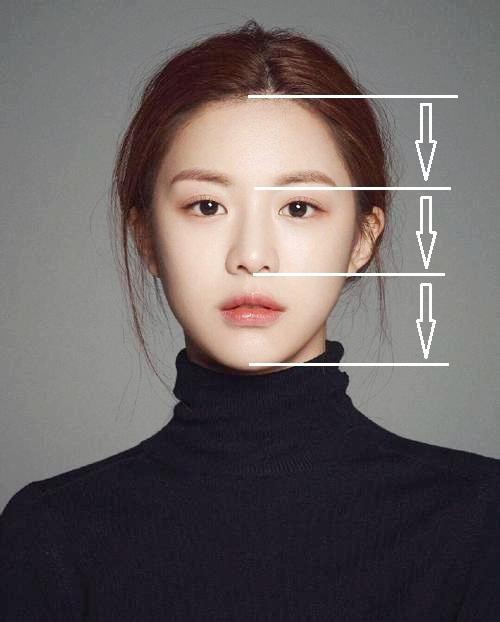
#> input picture similraity_transformation/face.png, 500 x 622 px
$ jupyter execute --allow-errors similarity.ipynb
#> lines starting #> are read from the running program, lines starting #| are printed output that depends on the picture; after the words box and inside, x2 and y2 are one past the last pixel; in counts of white or black regions, pixels touching at a corner belong together
[cell 1]
import numpy as np
import cv2
import matplotlib.pyplot as plt

[cell 2]
landmarks = np.array([
    [210.1, 207.2],
    [299.1, 207.3],
    [249.7, 264.41],
    [218.22, 310.11],
    [290.22, 311.01]], dtype = np.float32)

[cell 3]
nterface = cv2.imread("face.png")
#> nterface is the input picture: shape (622, 500, 3); mean B, G, R 98.5, 98.3, 105.9
#> (the rest of this cell did not finish here and is left out)

[cell 4]
x2 = np.array([[4, 4],
             [4, 4],
             [4, 4],
             [4, 4],
             [4, 4]],dtype = np.float32)

x1 = (np.divide(landmarks,x2))
x1

# 标准人脸的landmaorks可以手动给出，也可以通过数据集求平均得到

[cell 5]
std_landmarks = np.array([
       [52.525 , 51.8   ],
       [74.775 , 51.825 ],
       [63.425 , 65.1025],
       [54.555 , 77.5275],
       [72.555 , 77.7525]
],dtype=np.float32)

std_face = np.zeros((112, 112, 3), dtype=np.uint8)
for x, y in std_landmarks:
    cv2.circle(std_face, (int(x), int(y)), 3, (0, 255, 0), -1, 16)
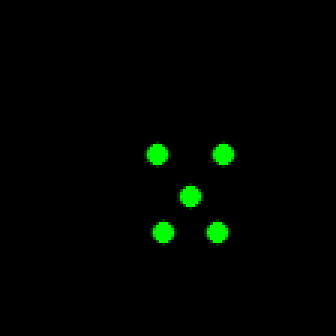
#> std_face: shape (112, 112, 3) (shown 3 times larger); mean of channels 0, 1, 2 0, 4.2, 0; drawn as B, G, R

plt.title("Standrand Template")
plt.imshow(std_face[..., ::-1])

# 6个自由度的矩阵定义

[cell 6]
Q = np.ones((5, 3))
Q[:, :2] = landmarks
S = std_landmarks

M = np.linalg.inv(Q.T@ Q) @ Q.T @S

matrix = M.T
print(matrix)

#> (the rest of this cell did not finish here and is left out)

# 4个自由度的矩阵定义

#> (a cell that did not finish here is left out)

# 6自由度和4个自由度对比

[cell 8]
plt.figure(figsize=(15, 5))
plt.subplot(1, 3, 2)
plt.title("Origin")
#> (the rest of this cell did not finish here and is left out)

### 这里有个坑，正脸的时候无法看到6个自由度在WarpAffine中发生的错切和不等比缩放

# 接下来以侧脸为标准让大家看看，WarpAffine中6个自由度和4个自由度区别
    -- 6个自由度发生形变， 即错切， 不等缩放
    -- 4个自由都没有发生改变

[cell 9]
import numpy as np
import cv2
import matplotlib.pyplot as plt

[cell 10]
landmarks = np.array([
    [160.1, 83.2],
    [301.2, 86.3],
    [189.7, 167.41],
    [171.22, 250.11],
    [265.22, 260.01]], dtype = np.float32)

[cell 11]
face = cv2.imread("side_face.png")
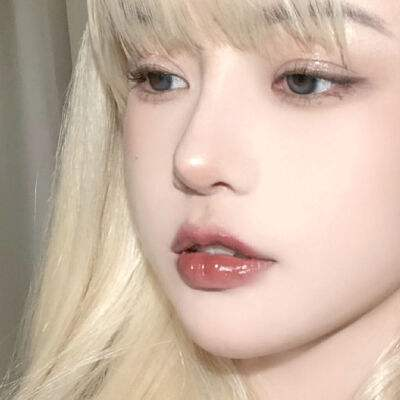
#> input picture similraity_transformation/side_face.png, 400 x 400 px
#> face is the input picture: shape (400, 400, 3); mean B, G, R 165.9, 182.1, 204.9
face_show = face.copy()
for x, y in landmarks:
    cv2.circle(face_show, (int(x), int(y)), 9, (0, 255, 0), -1, 16)
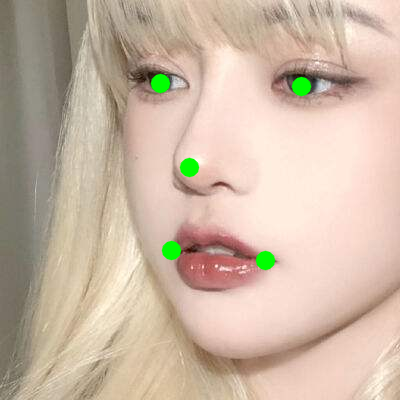
#> face_show: shape (400, 400, 3); 1% of pixels changed, all inside (x1, y1, x2, y2) = (150, 73, 312, 271)

plt.figure(figsize=(10, 5))
plt.subplot(1, 2, 1)
plt.title("Origin")
plt.imshow(face[..., ::-1])

plt.subplot(1, 2, 2)
plt.title("Draw Landmarks")
plt.imshow(face_show[..., ::-1]) # 是对最内层的列表进行逆序取值：
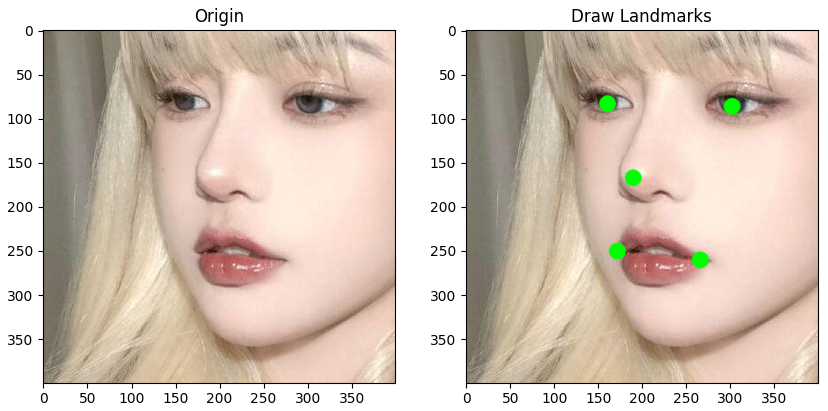
#> figure drawn by matplotlib, 2 panels

[cell 12]
x2 = np.array([[4, 4],
             [4, 4],
             [4, 4],
             [4, 4],
             [4, 4]],dtype = np.float32)

x1 = (np.divide(landmarks,x2))
x1

[cell 13]
std_landmarks = np.array([[40.025 , 20.8],
       [75.3   , 21.575 ],
       [47.425 , 41.8525],
       [42.805 , 62.5275],
       [66.305 , 65.0025]], dtype=np.float32)

std_face = np.zeros((112, 112, 3), dtype=np.uint8)
for x, y in std_landmarks:
    cv2.circle(std_face, (int(x), int(y)), 3, (0, 255, 0), -1, 16)
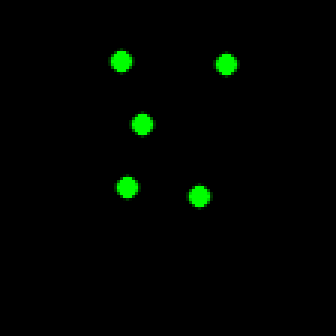
#> std_face: shape (112, 112, 3) (shown 3 times larger); mean of channels 0, 1, 2 0, 4.2, 0; drawn as B, G, R

plt.title("Standrand Template")
plt.imshow(std_face[..., ::-1])

# 标准人脸的landmaorks可以手动给出，也可以通过数据集求平均得到

# 6个自由度的矩阵定义

[cell 14]
Q = np.ones((5, 3))
Q[:, :2] = landmarks
S = std_landmarks

M = np.linalg.inv(Q.T@ Q) @ Q.T @S

matrix = M.T
print(matrix)

affine1 = cv2.warpAffine(face, matrix, (112, 112))
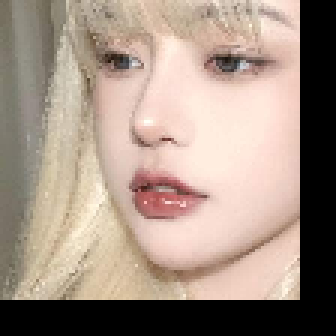
#> affine1: shape (112, 112, 3) (shown 3 times larger); mean B, G, R 132.1, 144.9, 163.1
affine1_show = affine1.copy()

for x, y in std_landmarks:
    cv2.circle(affine1_show, (int(x), int(y)), 3, (0, 255, 0), -1, 16)
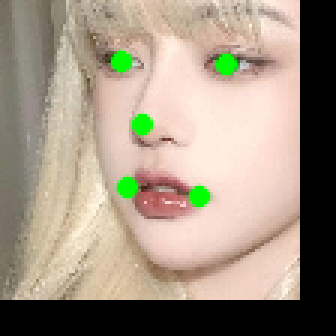
#> affine1_show: shape (112, 112, 3) (shown 3 times larger); 2.27% of pixels changed, all inside (x1, y1, x2, y2) = (36, 16, 80, 70)

plt.figure(figsize=(10, 5))
plt.subplot(1, 3, 1)
plt.title(" 6lst degree")
plt.imshow(affine1[..., ::-1])

plt.subplot(1, 3, 3)
plt.title(" 6lst degree Draw Landmarks")
plt.imshow(affine1_show[..., ::-1])

plt.subplot(1, 3, 2)
plt.title("Origin face")
plt.imshow(face[..., ::-1]) # 是对最内层的列表进行逆序取值：
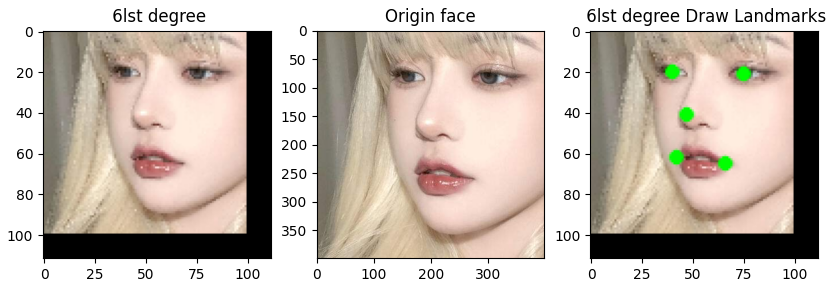
#> figure drawn by matplotlib, 3 panels

#####  对比原图我们发现6自由度进行了拉伸，请注意看（左侧脸部轮廓）

# 4个自由度的矩阵定义

[cell 15]
Q = np.zeros((10, 4))


S = std_landmarks.reshape(-1, 1)
for i in range(5):
    x, y = landmarks[i]
    Q[i*2 + 0] = x, y, 1, 0
    Q[i*2 + 1] = y, -x, 0, 1

M = (np.linalg.inv(Q.T @ Q) @ Q.T @ S).squeeze()


matrix = np.array([
    [M[0], M[1], M[2]],
    [-M[1], M[0], M[3]]
])
print(matrix)

affine2 = cv2.warpAffine(face, matrix, (112, 112))
affine2_show = affine2.copy()

for x, y in std_landmarks:
    cv2.circle(affine2_show, (int(x), int(y)), 3, (0, 255, 0), -1, 16)

plt.figure(figsize=(10, 5))
plt.subplot(1, 2, 1)
plt.title("4 free degree")
plt.imshow(affine2[..., ::-1])

plt.subplot(1, 2, 2)
plt.title("4 free degree draw landmarks")
plt.imshow(affine2_show[..., ::-1])
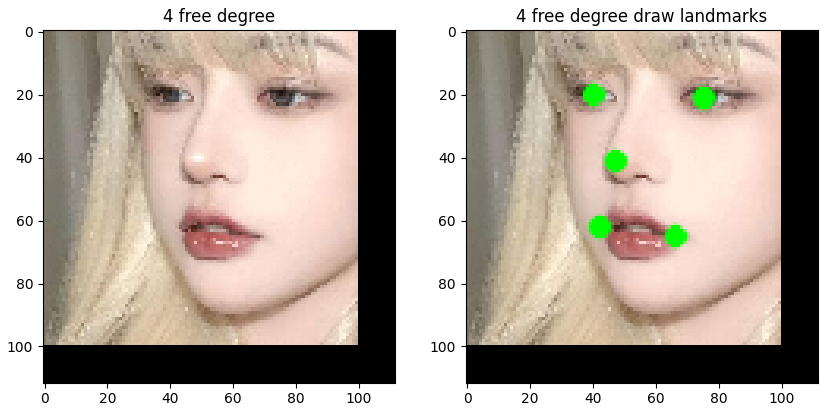
#> figure drawn by matplotlib, 2 panels

# 6 自由度和4个自由度的比较

[cell 16]
plt.figure(figsize=(15, 8))
plt.subplot(2, 3, 2)
plt.title("Origin")
plt.imshow(face[..., ::-1])


plt.subplot(2, 3, 1)
plt.title("4 free degree")
plt.imshow(affine2[..., ::-1])


plt.subplot(2, 3, 3)
plt.title("6lst free degree")
plt.imshow(face[..., ::-1])


plt.subplot(2, 3, 5)
plt.title(" Origin Draw Landmarks")
plt.imshow(face_show[..., ::-1]) # 是对最内层的列表进行逆序取值：


plt.subplot(2, 3, 4)
plt.title("4 free degree draw landmarks")
plt.imshow(affine2_show[..., ::-1])


plt.subplot(2, 3, 6)
plt.title(" 6lst degree Draw Landmarks")
plt.imshow(affine1_show[..., ::-1])
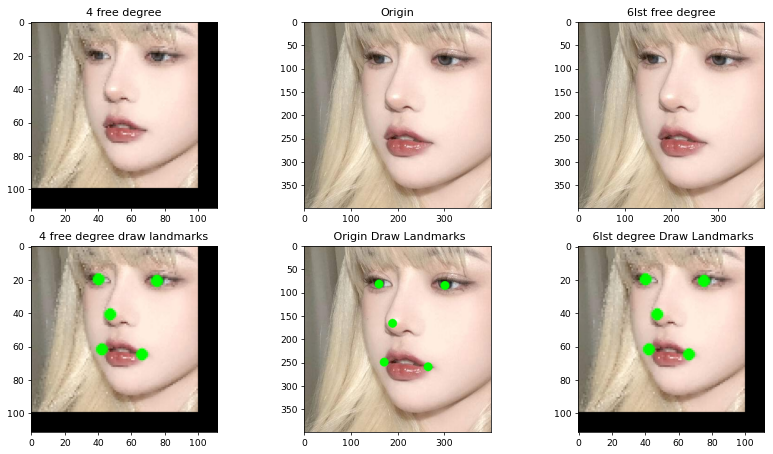
#> figure drawn by matplotlib, 6 panels
